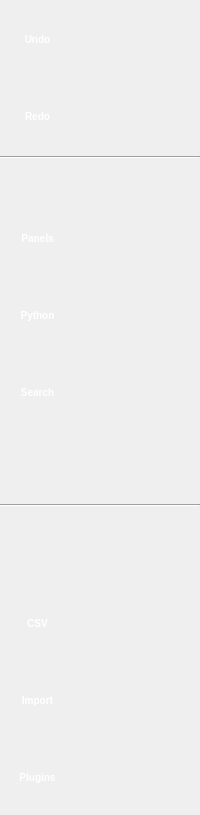
     <widget class="QFrame" name="sideBarPanel">
      <property name="sizePolicy">
       <sizepolicy hsizetype="Maximum" vsizetype="Preferred">
        <horstretch>0</horstretch>
        <verstretch>0</verstretch>
       </sizepolicy>
      </property>
      <property name="styleSheet">
       <string notr="true">#sideBarPanel {
	border-top: black;
	border-bottom: black;
	border-right: black;
	border-left: black;
	background-color: qlineargradient(spread:pad, x1:0, y1:0, x2:1, y2:0, stop:0 rgba(73, 73, 73, 255), stop:1 rgba(130, 130, 130, 255));
}

QToolButton {
	border-image:none;
	border-top: 1px solid rgba(0,0,0,0);
	border-bottom: 1px solid rgba(0,0,0,0);
	border-left: 0px solid rgba(0,0,0,0);
	border-right: 0px solid rgba(0,0,0,0);
	color: white;
	font: bold 10px;
	height:20px;
    background-color: rgba(0,0,0,0);
}

QToolButton:hover {
	border-image:none;
	background-color: qlineargradient(spread:pad, x1:0, y1:0, x2:1, y2:0,
    stop:0 rgba(93, 93, 93, 255),
    stop:1 rgba(150, 150, 150, 255));
	border-top: 1px solid qlineargradient(x1: 0, y1: 0, x2: 1, y2: 0,
	stop: 0.0 rgba(0,0,0,0),
	stop: 0.4 rgba(170,170,170,255),
	stop: 0.5 rgba(170,170,170,255),
	stop: 1.0 rgba(0,0,0,0));
	border-bottom: 1px solid qlineargradient(x1: 0, y1: 0, x2: 1, y2: 0,
	stop: 0.0 rgba(0,0,0,0),
	stop: 0.4 rgba(170,170,170,255),
	stop: 0.5 rgba(170,170,170,255),
	stop: 1.0 rgba(0,0,0,0));
}

QToolButton:checked, QToolButton:checked:pressed, QToolButton:pressed {
	border-image:none;
	color: black;
    background-color: qlineargradient(spread:pad, x1:0, y1:0, x2:1, y2:0, 
    stop:0 rgba(198, 198, 198, 255), 
    stop:1 rgba(255, 255, 255, 255));
	border-top: 1px solid rgba(70,70,70,255);
	border-bottom: 1px solid rgba(70,70,70,255);
}

QPushButton::pressed {
	border-image:none;
	background-color: qlineargradient(spread:pad, x1:0, y1:0, x2:1, y2:0, stop:0 rgba(53, 53, 53, 255), stop:1 rgba(120, 120, 120, 255));
	border-top: 1px solid rgba(70,70,70,255);
	border-bottom: 1px solid rgba(70,70,70,255);
}

QToolButton:pressed {
	border-image:none;
}</string>
      </property>
      <property name="frameShape">
       <enum>QFrame::NoFrame</enum>
      </property>
      <property name="frameShadow">
       <enum>QFrame::Raised</enum>
      </property>
      <layout class="QVBoxLayout" name="verticalLayout_2">
       <property name="spacing">
        <number>2</number>
       </property>
       <property name="margin">
        <number>0</number>
       </property>
       <item>
        <widget class="HeaderFrame" name="sideBarHeader" native="true">
         <property name="sizePolicy">
          <sizepolicy hsizetype="Expanding" vsizetype="Maximum">
           <horstretch>0</horstretch>
           <verstretch>0</verstretch>
          </sizepolicy>
         </property>
         <property name="expandable" stdset="0">
          <bool>false</bool>
         </property>
        </widget>
       </item>
       <item>
        <widget class="QToolButton" name="undoButton">
         <property name="minimumSize">
          <size>
           <width>50</width>
           <height>75</height>
          </size>
         </property>
         <property name="maximumSize">
          <size>
           <width>75</width>
           <height>75</height>
          </size>
         </property>
         <property name="text">
          <string>Undo</string>
         </property>
         <property name="icon">
          <iconset>
           <normaloff>:/tulip/graphperspective/icons/32/undo.png</normaloff>:/tulip/graphperspective/icons/32/undo.png</iconset>
         </property>
         <property name="iconSize">
          <size>
           <width>32</width>
           <height>32</height>
          </size>
         </property>
         <property name="toolButtonStyle">
          <enum>Qt::ToolButtonTextUnderIcon</enum>
         </property>
        </widget>
       </item>
       <item>
        <widget class="QToolButton" name="redoButton">
         <property name="minimumSize">
          <size>
           <width>50</width>
           <height>75</height>
          </size>
         </property>
         <property name="maximumSize">
          <size>
           <width>75</width>
           <height>75</height>
          </size>
         </property>
         <property name="text">
          <string>Redo</string>
         </property>
         <property name="icon">
          <iconset>
           <normaloff>:/tulip/graphperspective/icons/32/redo.png</normaloff>:/tulip/graphperspective/icons/32/redo.png</iconset>
         </property>
         <property name="iconSize">
          <size>
           <width>32</width>
           <height>32</height>
          </size>
         </property>
         <property name="toolButtonStyle">
          <enum>Qt::ToolButtonTextUnderIcon</enum>
         </property>
        </widget>
       </item>
       <item>
        <widget class="Line" name="line">
         <property name="orientation">
          <enum>Qt::Horizontal</enum>
         </property>
        </widget>
       </item>
       <item>
        <spacer name="verticalSpacer_2">
         <property name="orientation">
          <enum>Qt::Vertical</enum>
         </property>
         <property name="sizeHint" stdset="0">
          <size>
           <width>20</width>
           <height>40</height>
          </size>
         </property>
        </spacer>
       </item>
       <item>
        <widget class="QToolButton" name="exposePanelsButton">
         <property name="minimumSize">
          <size>
           <width>50</width>
           <height>75</height>
          </size>
         </property>
         <property name="maximumSize">
          <size>
           <width>75</width>
           <height>75</height>
          </size>
         </property>
         <property name="text">
          <string>Panels</string>
         </property>
         <property name="icon">
          <iconset>
           <normaloff>:/tulip/graphperspective/icons/48/desktop.png</normaloff>:/tulip/graphperspective/icons/48/desktop.png</iconset>
         </property>
         <property name="iconSize">
          <size>
           <width>32</width>
           <height>32</height>
          </size>
         </property>
         <property name="checkable">
          <bool>true</bool>
         </property>
         <property name="toolButtonStyle">
          <enum>Qt::ToolButtonTextUnderIcon</enum>
         </property>
        </widget>
       </item>
       <item>
        <widget class="QToolButton" name="developButton">
         <property name="enabled">
          <bool>false</bool>
         </property>
         <property name="minimumSize">
          <size>
           <width>50</width>
           <height>75</height>
          </size>
         </property>
         <property name="maximumSize">
          <size>
           <width>75</width>
           <height>75</height>
          </size>
         </property>
         <property name="text">
          <string>Python</string>
         </property>
         <property name="icon">
          <iconset resource="../../../../library/tulip-gui/resources/TulipGUIResource.qrc">
           <normaloff>:/tulip/gui/icons/python.png</normaloff>:/tulip/gui/icons/python.png</iconset>
         </property>
         <property name="iconSize">
          <size>
           <width>32</width>
           <height>32</height>
          </size>
         </property>
         <property name="checkable">
          <bool>false</bool>
         </property>
         <property name="toolButtonStyle">
          <enum>Qt::ToolButtonTextUnderIcon</enum>
         </property>
        </widget>
       </item>
       <item>
        <widget class="QToolButton" name="searchButton">
         <property name="minimumSize">
          <size>
           <width>50</width>
           <height>75</height>
          </size>
         </property>
         <property name="maximumSize">
          <size>
           <width>75</width>
           <height>75</height>
          </size>
         </property>
         <property name="text">
          <string>Search</string>
         </property>
         <property name="icon">
          <iconset>
           <normaloff>:/tulip/graphperspective/icons/48/search.png</normaloff>:/tulip/graphperspective/icons/48/search.png</iconset>
         </property>
         <property name="iconSize">
          <size>
           <width>32</width>
           <height>32</height>
          </size>
         </property>
         <property name="toolButtonStyle">
          <enum>Qt::ToolButtonTextUnderIcon</enum>
         </property>
        </widget>
       </item>
       <item>
        <spacer name="verticalSpacer">
         <property name="orientation">
          <enum>Qt::Vertical</enum>
         </property>
         <property name="sizeHint" stdset="0">
          <size>
           <width>20</width>
           <height>40</height>
          </size>
         </property>
        </spacer>
       </item>
       <item>
        <widget class="QFrame" name="loggerFrame">
         <property name="maximumSize">
          <size>
           <width>75</width>
           <height>16777215</height>
          </size>
         </property>
         <property name="styleSheet">
          <string notr="true">QLabel {
font: bold 10px;
color: white;
}</string>
         </property>
         <layout class="QVBoxLayout" name="verticalLayout_4">
          <property name="leftMargin">
           <number>4</number>
          </property>
          <property name="topMargin">
           <number>0</number>
          </property>
          <property name="rightMargin">
           <number>4</number>
          </property>
          <property name="bottomMargin">
           <number>0</number>
          </property>
          <item>
           <layout class="QHBoxLayout" name="horizontalLayout_10">
            <item>
             <widget class="QFrame" name="loggerFrameInfo">
              <property name="maximumSize">
               <size>
                <width>75</width>
                <height>16777215</height>
               </size>
              </property>
              <property name="styleSheet">
               <string notr="true">QLabel {
font: bold 10px;
color: white;
}</string>
              </property>
              <layout class="QHBoxLayout" name="horizontalLayout_9">
               <property name="margin">
                <number>0</number>
               </property>
               <item>
                <widget class="QLabel" name="loggerIconInfo">
                 <property name="sizePolicy">
                  <sizepolicy hsizetype="Expanding" vsizetype="Preferred">
                   <horstretch>0</horstretch>
                   <verstretch>0</verstretch>
                  </sizepolicy>
                 </property>
                 <property name="alignment">
                  <set>Qt::AlignRight|Qt::AlignTrailing|Qt::AlignVCenter</set>
                 </property>
                </widget>
               </item>
               <item>
                <widget class="QLabel" name="loggerMessageInfo">
                 <property name="sizePolicy">
                  <sizepolicy hsizetype="Expanding" vsizetype="Preferred">
                   <horstretch>0</horstretch>
                   <verstretch>0</verstretch>
                  </sizepolicy>
                 </property>
                 <property name="maximumSize">
                  <size>
                   <width>75</width>
                   <height>16777215</height>
                  </size>
                 </property>
                </widget>
               </item>
              </layout>
             </widget>
            </item>
            <item>
             <widget class="QFrame" name="loggerFramePython">
              <property name="maximumSize">
               <size>
                <width>75</width>
                <height>16777215</height>
               </size>
              </property>
              <property name="styleSheet">
               <string notr="true">QLabel {
font: bold 10px;
color: white;
}</string>
              </property>
              <layout class="QHBoxLayout" name="horizontalLayout_4">
               <property name="margin">
                <number>0</number>
               </property>
               <item>
                <widget class="QLabel" name="loggerIconPython">
                 <property name="sizePolicy">
                  <sizepolicy hsizetype="Expanding" vsizetype="Preferred">
                   <horstretch>0</horstretch>
                   <verstretch>0</verstretch>
                  </sizepolicy>
                 </property>
                 <property name="alignment">
                  <set>Qt::AlignRight|Qt::AlignTrailing|Qt::AlignVCenter</set>
                 </property>
                </widget>
               </item>
               <item>
                <widget class="QLabel" name="loggerMessagePython">
                 <property name="sizePolicy">
                  <sizepolicy hsizetype="Expanding" vsizetype="Preferred">
                   <horstretch>0</horstretch>
                   <verstretch>0</verstretch>
                  </sizepolicy>
                 </property>
                 <property name="maximumSize">
                  <size>
                   <width>75</width>
                   <height>16777215</height>
                  </size>
                 </property>
                </widget>
               </item>
              </layout>
             </widget>
            </item>
           </layout>
          </item>
          <item>
           <layout class="QHBoxLayout" name="horizontalLayout_2">
            <item>
             <widget class="QFrame" name="loggerFrameWarning">
              <property name="maximumSize">
               <size>
                <width>75</width>
                <height>16777215</height>
               </size>
              </property>
              <property name="styleSheet">
               <string notr="true">QLabel {
font: bold 10px;
color: white;
}</string>
              </property>
              <layout class="QHBoxLayout" name="horizontalLayout_7">
               <property name="margin">
                <number>0</number>
               </property>
               <item>
                <widget class="QLabel" name="loggerIconWarning">
                 <property name="sizePolicy">
                  <sizepolicy hsizetype="Expanding" vsizetype="Preferred">
                   <horstretch>0</horstretch>
                   <verstretch>0</verstretch>
                  </sizepolicy>
                 </property>
                 <property name="alignment">
                  <set>Qt::AlignRight|Qt::AlignTrailing|Qt::AlignVCenter</set>
                 </property>
                </widget>
               </item>
               <item>
                <widget class="QLabel" name="loggerMessageWarning">
                 <property name="sizePolicy">
                  <sizepolicy hsizetype="Expanding" vsizetype="Preferred">
                   <horstretch>0</horstretch>
                   <verstretch>0</verstretch>
                  </sizepolicy>
                 </property>
                 <property name="maximumSize">
                  <size>
                   <width>75</width>
                   <height>16777215</height>
                  </size>
                 </property>
                </widget>
               </item>
              </layout>
             </widget>
            </item>
            <item>
             <widget class="QFrame" name="loggerFrameError">
              <property name="maximumSize">
               <size>
                <width>75</width>
                <height>16777215</height>
               </size>
              </property>
              <property name="styleSheet">
               <string notr="true">QLabel {
font: bold 10px;
color: white;
}</string>
              </property>
              <layout class="QHBoxLayout" name="horizontalLayout_8">
               <property name="margin">
                <number>0</number>
               </property>
               <item>
                <widget class="QLabel" name="loggerIconError">
                 <property name="sizePolicy">
                  <sizepolicy hsizetype="Expanding" vsizetype="Preferred">
                   <horstretch>0</horstretch>
                   <verstretch>0</verstretch>
                  </sizepolicy>
                 </property>
                 <property name="alignment">
                  <set>Qt::AlignRight|Qt::AlignTrailing|Qt::AlignVCenter</set>
                 </property>
                </widget>
               </item>
               <item>
                <widget class="QLabel" name="loggerMessageError">
                 <property name="sizePolicy">
                  <sizepolicy hsizetype="Expanding" vsizetype="Preferred">
                   <horstretch>0</horstretch>
                   <verstretch>0</verstretch>
                  </sizepolicy>
                 </property>
                 <property name="maximumSize">
                  <size>
                   <width>75</width>
                   <height>16777215</height>
                  </size>
                 </property>
                </widget>
               </item>
              </layout>
             </widget>
            </item>
           </layout>
          </item>
         </layout>
        </widget>
       </item>
       <item>
        <widget class="Line" name="modesSeparator">
         <property name="orientation">
          <enum>Qt::Horizontal</enum>
         </property>
        </widget>
       </item>
       <item>
        <widget class="QToolButton" name="exportButton">
         <property name="enabled">
          <bool>false</bool>
         </property>
         <property name="minimumSize">
          <size>
           <width>50</width>
           <height>75</height>
          </size>
         </property>
         <property name="maximumSize">
          <size>
           <width>75</width>
           <height>75</height>
          </size>
         </property>
         <property name="iconSize">
          <size>
           <width>32</width>
           <height>32</height>
          </size>
         </property>
         <property name="toolButtonStyle">
          <enum>Qt::ToolButtonTextUnderIcon</enum>
         </property>
        </widget>
       </item>
       <item>
        <widget class="QToolButton" name="csvImportButton">
         <property name="minimumSize">
          <size>
           <width>50</width>
           <height>75</height>
          </size>
         </property>
         <property name="maximumSize">
          <size>
           <width>75</width>
           <height>75</height>
          </size>
         </property>
         <property name="text">
          <string>CSV</string>
         </property>
         <property name="icon">
          <iconset>
           <normaloff>:/tulip/graphperspective/icons/32/spreadsheet.png</normaloff>:/tulip/graphperspective/icons/32/spreadsheet.png</iconset>
         </property>
         <property name="iconSize">
          <size>
           <width>32</width>
           <height>32</height>
          </size>
         </property>
         <property name="toolButtonStyle">
          <enum>Qt::ToolButtonTextUnderIcon</enum>
         </property>
        </widget>
       </item>
       <item>
        <widget class="QToolButton" name="importButton">
         <property name="minimumSize">
          <size>
           <width>50</width>
           <height>75</height>
          </size>
         </property>
         <property name="maximumSize">
          <size>
           <width>75</width>
           <height>75</height>
          </size>
         </property>
         <property name="text">
          <string>Import</string>
         </property>
         <property name="icon">
          <iconset resource="../../../../library/tulip-gui/resources/TulipGUIResource.qrc">
           <normaloff>:/tulip/gui/icons/64/document-import.png</normaloff>:/tulip/gui/icons/64/document-import.png</iconset>
         </property>
         <property name="iconSize">
          <size>
           <width>32</width>
           <height>32</height>
          </size>
         </property>
         <property name="toolButtonStyle">
          <enum>Qt::ToolButtonTextUnderIcon</enum>
         </property>
        </widget>
       </item>
       <item>
        <widget class="QToolButton" name="pluginsButton">
         <property name="minimumSize">
          <size>
           <width>50</width>
           <height>75</height>
          </size>
         </property>
         <property name="maximumSize">
          <size>
           <width>75</width>
           <height>75</height>
          </size>
         </property>
         <property name="text">
          <string>Plugins</string>
         </property>
         <property name="icon">
          <iconset>
           <normaloff>:/tulip/graphperspective/icons/32/system-software-install.png</normaloff>:/tulip/graphperspective/icons/32/system-software-install.png</iconset>
         </property>
         <property name="iconSize">
          <size>
           <width>32</width>
           <height>32</height>
          </size>
         </property>
         <property name="toolButtonStyle">
          <enum>Qt::ToolButtonTextUnderIcon</enum>
         </property>
        </widget>
       </item>
      </layout>
     </widget>
